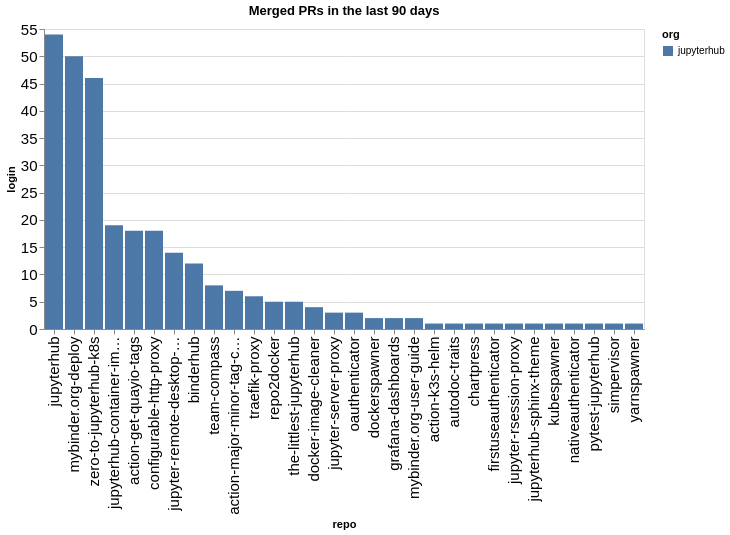

This figure's notebook cell:
### Code cell
prs_by_repo = merged.groupby(['org', 'repo']).count()['login'].reset_index().sort_values(['org', 'login'], ascending=False)
alt.Chart(data=prs_by_repo, title=f"Merged PRs in the last {n_days} days").mark_bar().encode(
    x=alt.X('repo', sort=prs_by_repo['repo'].values.tolist()),
    y='login',
    color='org'
)

### Figure 1 — Vega-Lite specification as saved in the notebook (floating-point values rounded to 4 significant figures)
{"config": {"axisLeft": {"labelFontSize": 15}, "axisBottom": {"labelFontSize": 15}}, "data": {"name": "data-24cfab71bab1861530620ba48714fd98"}, "mark": {"type": "bar"}, "encoding": {"color": {"field": "org", "type": "nominal"}, "x": {"field": "repo", "sort": ["jupyterhub", "mybinder.org-deploy", "zero-to-jupyterhub-k8s", "jupyterhub-container-images", "action-get-quayio-tags", "configurable-http-proxy", "jupyter-remote-desktop-proxy", "binderhub", "team-compass", "action-major-minor-tag-calculator", "traefik-proxy", "repo2docker", "the-littlest-jupyterhub", "docker-image-cleaner", "jupyter-server-proxy", "oauthenticator", "dockerspawner", "grafana-dashboards", "mybinder.org-user-guide", "action-k3s-helm", "autodoc-traits", "chartpress", "firstuseauthenticator", "jupyter-rsession-proxy", "jupyterhub-sphinx-theme", "kubespawner", "nativeauthenticator", "pytest-jupyterhub", "simpervisor", "yarnspawner"], "type": "nominal"}, "y": {"field": "login", "type": "quantitative"}}, "title": "Merged PRs in the last 90 days", "$schema": "https://vega.github.io/schema/vega-lite/v5.20.1.json", "datasets": {"data-24cfab71bab1861530620ba48714fd98": [{"org": "jupyterhub", "repo": "jupyterhub", "login": 54}, {"org": "jupyterhub", "repo": "mybinder.org-deploy", "login": 50}, {"org": "jupyterhub", "repo": "zero-to-jupyterhub-k8s", "login": 46}, {"org": "jupyterhub", "repo": "jupyterhub-container-images", "login": 19}, {"org": "jupyterhub", "repo": "action-get-quayio-tags", "login": 18}, {"org": "jupyterhub", "repo": "configurable-http-proxy", "login": 18}, {"org": "jupyterhub", "repo": "jupyter-remote-desktop-proxy", "login": 14}, {"org": "jupyterhub", "repo": "binderhub", "login": 12}, {"org": "jupyterhub", "repo": "team-compass", "login": 8}, {"org": "jupyterhub", "repo": "action-major-minor-tag-calculator", "login": 7}, {"org": "jupyterhub", "repo": "traefik-proxy", "login": 6}, {"org": "jupyterhub", "repo": "repo2docker", "login": 5}, {"org": "jupyterhub", "repo": "the-littlest-jupyterhub", "login": 5}, {"org": "jupyterhub", "repo": "docker-image-cleaner", "login": 4}, {"org": "jupyterhub", "repo": "jupyter-server-proxy", "login": 3}, {"org": "jupyterhub", "repo": "oauthenticator", "login": 3}, {"org": "jupyterhub", "repo": "dockerspawner", "login": 2}, {"org": "jupyterhub", "repo": "grafana-dashboards", "login": 2}, {"org": "jupyterhub", "repo": "mybinder.org-user-guide", "login": 2}, {"org": "jupyterhub", "repo": "action-k3s-helm", "login": 1}, {"org": "jupyterhub", "repo": "autodoc-traits", "login": 1}, {"org": "jupyterhub", "repo": "chartpress", "login": 1}, {"org": "jupyterhub", "repo": "firstuseauthenticator", "login": 1}, {"org": "jupyterhub", "repo": "jupyter-rsession-proxy", "login": 1}, {"org": "jupyterhub", "repo": "jupyterhub-sphinx-theme", "login": 1}, {"org": "jupyterhub", "repo": "kubespawner", "login": 1}, {"org": "jupyterhub", "repo": "nativeauthenticator", "login": 1}, {"org": "jupyterhub", "repo": "pytest-jupyterhub", "login": 1}, {"org": "jupyterhub", "repo": "simpervisor", "login": 1}, {"org": "jupyterhub", "repo": "yarnspawner", "login": 1}]}}
